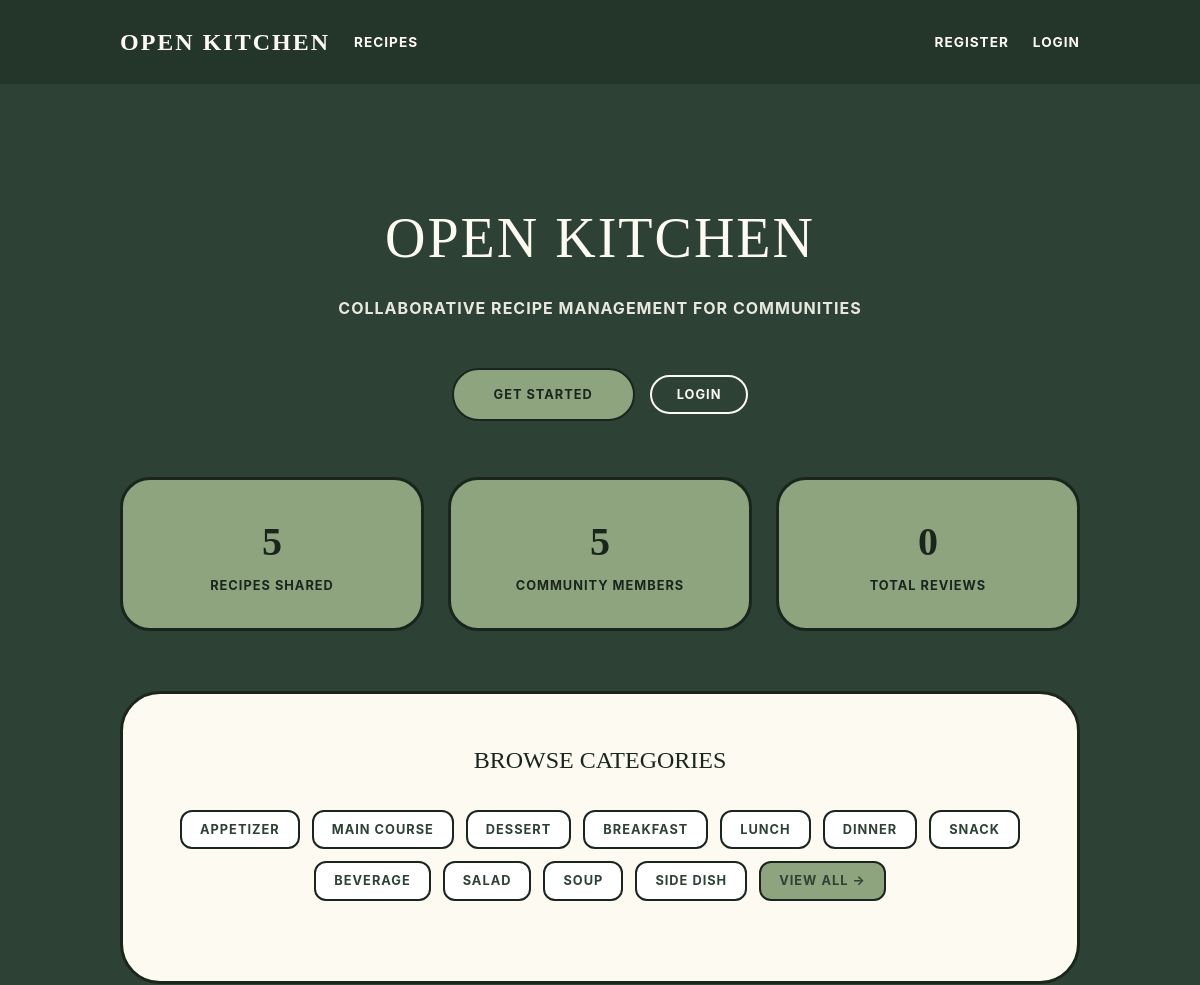
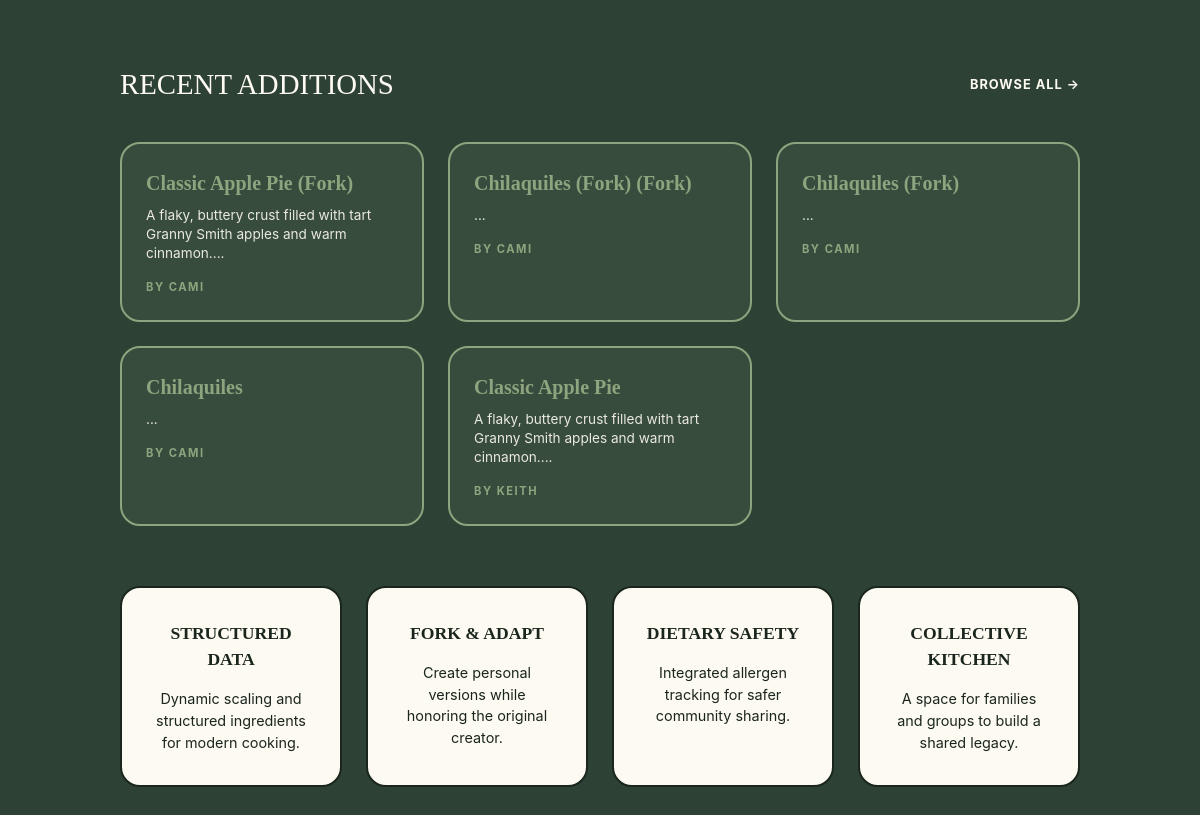
The page / on the database its author committed (2 pictures, top to bottom).
### tables this page shows
CREATE TABLE categories (
    id INTEGER PRIMARY KEY AUTOINCREMENT,
    name TEXT UNIQUE NOT NULL
);

CREATE TABLE recipes (
    id INTEGER PRIMARY KEY AUTOINCREMENT,
    title TEXT NOT NULL,
    description TEXT,
    template_type TEXT NOT NULL CHECK(template_type IN ('standard', 'quick_tip')),
    author_id INTEGER NOT NULL,
    base_servings INTEGER,
    prep_time_minutes INTEGER,
    cook_time_minutes INTEGER,
    parent_recipe_id INTEGER,
    is_public INTEGER DEFAULT 1,
    created_at DATETIME DEFAULT CURRENT_TIMESTAMP,
    updated_at DATETIME,
    FOREIGN KEY (author_id) REFERENCES users(id),
    FOREIGN KEY (parent_recipe_id) REFERENCES recipes(id)
);

### app/__init__.py (the view)
    @app.route('/')
    def index():
        from app.models import Recipe, Category
        from app.db import get_db
        recent_recipes = Recipe.get_recent(limit=6)
        db = get_db()
        stats = {
            'total_recipes': Recipe.get_stats()['total_recipes'],
            'total_users': db.execute('SELECT COUNT(*) FROM users').fetchone()[0],
            'total_reviews': db.execute('SELECT COUNT(*) FROM reviews').fetchone()[0],
        }
        categories = Category.get_all()[:6]
        return render_template('index.html',
                             recipes=recent_recipes,
                             stats=stats,
                             categories=categories)

### app/auth.py (called while the page is built)
@bp.before_app_request
def load_logged_in_user():
    user_id = session.get('user_id')
    if user_id is None:
        g.user = None
    else:
        g.user = User.get_by_id(user_id)

### app/db.py (called while the page is built)
def get_db():
    if 'db' not in g:
        g.db = sqlite3.connect(
            current_app.config['DATABASE'],
            detect_types=sqlite3.PARSE_DECLTYPES
        )
        g.db.row_factory = sqlite3.Row
        g.db.execute('PRAGMA foreign_keys = ON')
    return g.db

### app/models/lookup.py (called while the page is built)
    @staticmethod
    def get_all():
        db = get_db()
        return db.execute('SELECT * FROM categories ORDER BY name').fetchall()

### app/models/recipe.py (called while the page is built)
    @staticmethod
    def get_recent(limit=6):
        db = get_db()
        return db.execute(
            'SELECT r.*, u.username as author_name, '
            'AVG(rv.rating) as avg_rating, '
            'COUNT(DISTINCT rv.id) as review_count '
            'FROM recipes r '
            'JOIN users u ON r.author_id = u.id '
            'LEFT JOIN reviews rv ON r.id = rv.recipe_id '
            'WHERE r.is_public = 1 '
            'GROUP BY r.id '
            'ORDER BY r.created_at DESC LIMIT ?',
            (limit,)
        ).fetchall()

    @staticmethod
    def get_stats():
        db = get_db()
        return {
            'total_recipes': db.execute('SELECT COUNT(*) FROM recipes WHERE is_public = 1').fetchone()[0],
        }

### app/templates/index.html (shortened to what this page needs)
{% extends 'base.html' %}
{% block content %}
<section class="section has-text-centered" style="padding: 4rem 0;">
    <h1 class="hero-title">Open Kitchen</h1>
    <p class="hero-subtitle">Collaborative Recipe Management for Communities</p>
    <div class="buttons is-centered">
        {% if not g.user %}
            <a href="{{ url_for('auth.register') }}" class="btn-pill" style="padding: 15px 40px;">GET STARTED</a>
            <a href="{{ url_for('auth.login') }}" class="btn-pill" style="background-color: transparent; color: var(--cream); border-color: var(--cream); margin-left: 15px;">LOGIN</a>
        {% else %}
            <a href="{{ url_for('recipes.create') }}" class="btn-pill" style="padding: 15px 40px;">CREATE RECIPE</a>
            <a href="{{ url_for('dashboard.index') }}" class="btn-pill" style="background-color: transparent; color: var(--cream); border-color: var(--cream); margin-left: 15px;">MY KITCHEN</a>
        {% endif %}
    </div>
</section>
<div class="columns is-multiline mb-6">
    <div class="column is-4">
        <div class="stat-pill">
            <span class="stat-val">{{ stats.total_recipes }}</span>
            <span class="stat-name">Recipes Shared</span>
        </div>
    </div>
    <div class="column is-4">
        <div class="stat-pill">
            <span class="stat-val">{{ stats.total_users }}</span>
            <span class="stat-name">Community Members</span>
        </div>
    </div>
    <div class="column is-4">
        <div class="stat-pill">
            <span class="stat-val">{{ stats.total_reviews }}</span>
            <span class="stat-name">Total Reviews</span>
        </div>
    </div>
</div>
<div class="form-card" style="background-color: var(--cream); border: 3px solid var(--border-dark); border-radius: 40px; padding: 3rem; margin-bottom: 4rem;">
    <h2 style="font-family: 'Georgia', serif; text-transform: uppercase; text-align: center; margin-bottom: 2rem; font-size: 1.5rem;">Browse Categories</h2>
    <div class="category-list">
        {% set cats = [
            ('1', 'Appetizer'), ('2', 'Main Course'), ('3', 'Dessert'),
            ('4', 'Breakfast'), ('5', 'Lunch'), ('6', 'Dinner'),
            ('7', 'Snack'), ('8', 'Beverage'), ('9', 'Salad'),
            ('10', 'Soup'), ('11', 'Side Dish')
        ] %}
        {% for cid, cname in cats %}
            <a href="{{ url_for('recipes.index', category=cid) }}" class="category-pill">{{ cname }}</a>
        {% endfor %}
        <a href="{{ url_for('recipes.index') }}" class="category-pill" style="background-color: var(--pill-green);">VIEW ALL →</a>
    </div>
</div>
<div class="mb-6">
    <div class="level">
        <div class="level-left">
            <h2 style="font-family: 'Georgia', serif; text-transform: uppercase; color: var(--cream); font-size: 1.8rem;">Recent Additions</h2>
        </div>
        <div class="level-right">
            <a href="{{ url_for('recipes.index') }}" style="color: var(--cream); font-weight: bold; text-transform: uppercase; font-size: 0.8rem; letter-spacing: 1px;">Browse All →</a>
        </div>
    </div>
    <div class="columns is-multiline mt-4">
        {% for recipe in recipes %}
            <div class="column is-4">
                <a href="{{ url_for('recipes.view', id=recipe.id) }}" class="recipe-grid-card">
                    <h3 class="recipe-title">{{ recipe.title }}</h3>
                    <p class="recipe-description">{{ recipe.description[:80] }}...</p>
                    <div class="meta-label">BY {{ recipe.author_name|upper }}</div>
                </a>
            </div>
        {% endfor %}
    </div>
</div>
<div class="columns is-multiline">
    <div class="column is-3">
        <div class="feature-card">
            <h3 class="feature-title">Structured Data</h3>
            <p style="font-size: 0.9rem;">Dynamic scaling and structured ingredients for modern cooking.</p>
        </div>
    </div>
    <div class="column is-3">
        <div class="feature-card">
            <h3 class="feature-title">Fork & Adapt</h3>
            <p style="font-size: 0.9rem;">Create personal versions while honoring the original creator.</p>
        </div>
    </div>
    <div class="column is-3">
        <div class="feature-card">
            <h3 class="feature-title">Dietary Safety</h3>
            <p style="font-size: 0.9rem;">Integrated allergen tracking for safer community sharing.</p>
        </div>
    </div>
    <div class="column is-3">
        <div class="feature-card">
            <h3 class="feature-title">Collective Kitchen</h3>
            <p style="font-size: 0.9rem;">A space for families and groups to build a shared legacy.</p>
        </div>
    </div>
</div>
{% endblock %}

### app/static/css/custom.css (style rules this page uses)
:root { --forest-green: #2d4234; --pill-green: #8da47e; --cream: #fdfaf1; --border-dark: #1a261d; }
body { background-color: var(--forest-green); color: var(--border-dark); min-height: 100vh; }
a { color: inherit; text-decoration: none; transition: color 0.2s ease-in-out; }
.btn-pill { background-color: var(--pill-green); color: var(--border-dark); border: 2px solid var(--border-dark); border-radius: 50px; padding: 8px 25px; font-weight: bold; text-transform: uppercase; font-size: 0.8rem; letter-spacing: 1px; display: inline-block; transition: all 0.2s; cursor: pointer; }

### app/templates/base.html (style rules this page uses)
:root { --forest-green: #2d4234; --pill-green: #8da47e; --cream: #fdfaf1; --border-dark: #1a261d; }
body { background-color: var(--forest-green); color: var(--border-dark); min-height: 100vh; }
a { color: inherit; text-decoration: none; transition: color 0.2s ease-in-out; }
.btn-pill { background-color: var(--pill-green); color: var(--border-dark); border: 2px solid var(--border-dark); border-radius: 50px; padding: 8px 25px; font-weight: bold; text-transform: uppercase; font-size: 0.8rem; letter-spacing: 1px; display: inline-block; transition: all 0.2s; cursor: pointer; }

### app/templates/index.html (style rules this page uses)
.hero-title { font-family: 'Georgia', serif; text-transform: uppercase; font-size: 3.5rem; color: var(--cream); letter-spacing: 2px; margin-bottom: 1rem; }
.hero-subtitle { color: var(--cream); font-weight: bold; text-transform: uppercase; letter-spacing: 1px; opacity: 0.9; margin-bottom: 3rem; }
.stat-pill { background-color: var(--pill-green); border: 3px solid var(--border-dark); border-radius: 30px; padding: 2rem; text-align: center; transition: transform 0.2s; }
.stat-val { display: block; font-family: 'Georgia', serif; font-size: 2.5rem; font-weight: bold; color: var(--border-dark); }
.stat-name { text-transform: uppercase; font-weight: bold; font-size: 0.8rem; letter-spacing: 1px; }
.category-list { display: flex; flex-wrap: wrap; justify-content: center; gap: 12px; margin: 2rem 0; }
.category-pill { background-color: white; border: 2px solid var(--border-dark); border-radius: 12px; padding: 8px 18px; color: var(--forest-green) !important; font-weight: bold; font-size: 0.8rem; text-transform: uppercase; letter-spacing: 1px; transition: all 0.2s; }
.recipe-grid-card { display: block; background-color: rgba(255, 255, 255, 0.05); border: 2px solid var(--pill-green); border-radius: 20px; padding: 1.5rem; height: 100%; transition: all 0.3s ease; text-decoration: none !important; }
.recipe-title { font-family: 'Georgia', serif; color: var(--pill-green) !important; font-weight: bold; font-size: 1.25rem; margin-bottom: 0.5rem; }
.recipe-description { color: var(--cream); font-size: 0.85rem; line-height: 1.4; opacity: 0.9; }
.meta-label { margin-top: 1rem; font-size: 0.7rem; font-weight: bold; letter-spacing: 1.5px; color: var(--pill-green); text-transform: uppercase; }
.feature-card { background-color: var(--cream); border: 2px solid var(--border-dark); border-radius: 20px; padding: 2rem; height: 100%; text-align: center; }
.feature-title { font-family: 'Georgia', serif; text-transform: uppercase; font-weight: bold; margin-bottom: 1rem; font-size: 1.1rem; }

### rows shown on the page
categories: name "APPETIZER"
categories: name "MAIN COURSE"
categories: name "DESSERT"
categories: name "BREAKFAST"
categories: name "LUNCH"
categories: name "DINNER"
categories: name "SNACK"
categories: name "BEVERAGE"
categories: name "SALAD"
categories: name "SOUP"
categories: name "SIDE DISH"
recipes: title "Classic Apple Pie (Fork)", description "A flaky, buttery crust filled with tart Granny Smith apples and warm cinnamon.", author_name "CAMI"
recipes: title "Chilaquiles (Fork) (Fork)", author_name "CAMI"
recipes: title "Chilaquiles (Fork)", author_name "CAMI"
recipes: title "Chilaquiles", author_name "CAMI"
recipes: title "Classic Apple Pie", description "A flaky, buttery crust filled with tart Granny Smith apples and warm cinnamon.", author_name "KEITH"

### other values the page prints
{{ stats.total_recipes }} "5"
{{ stats.total_users }} "5"
{{ stats.total_reviews }} "0"
